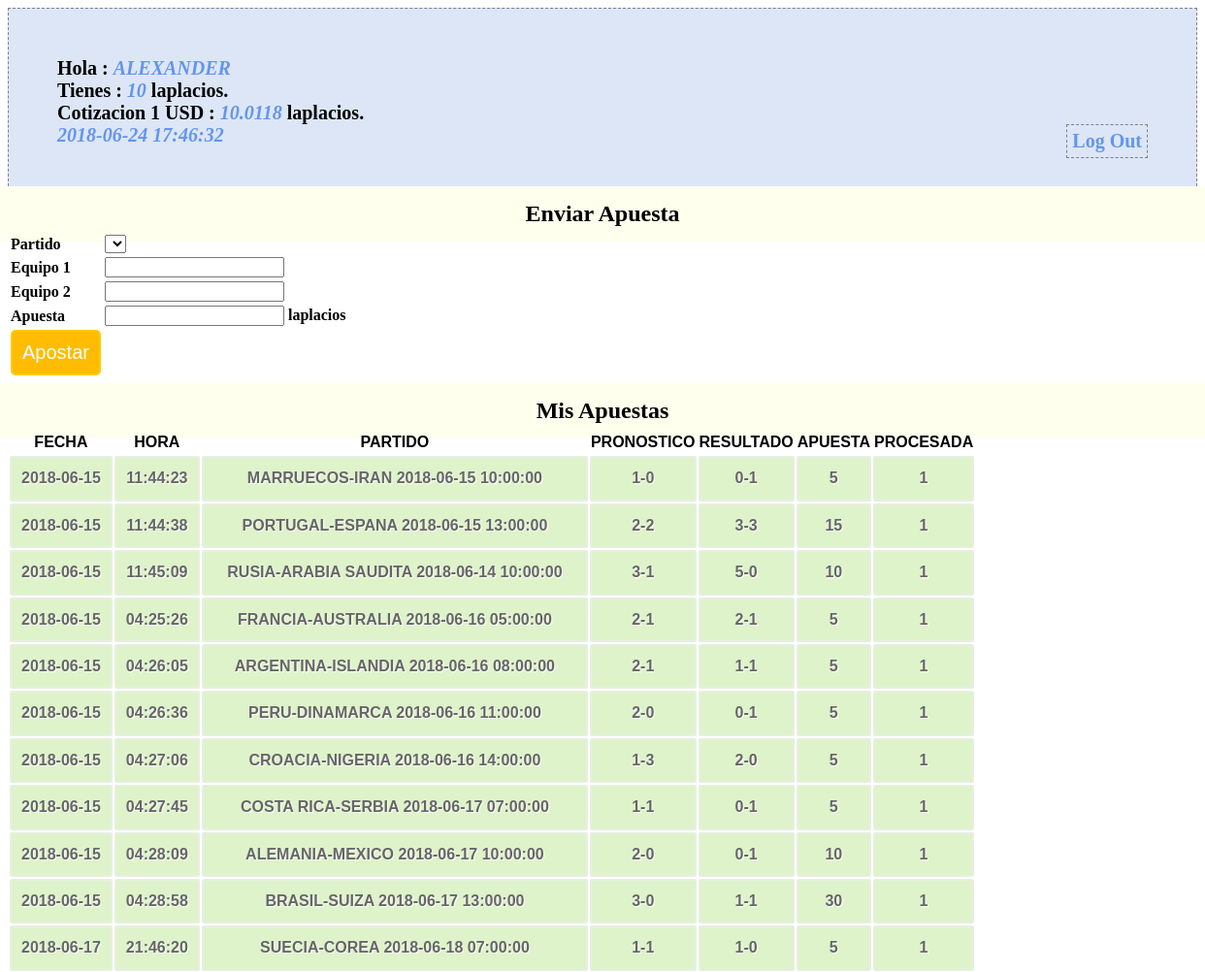
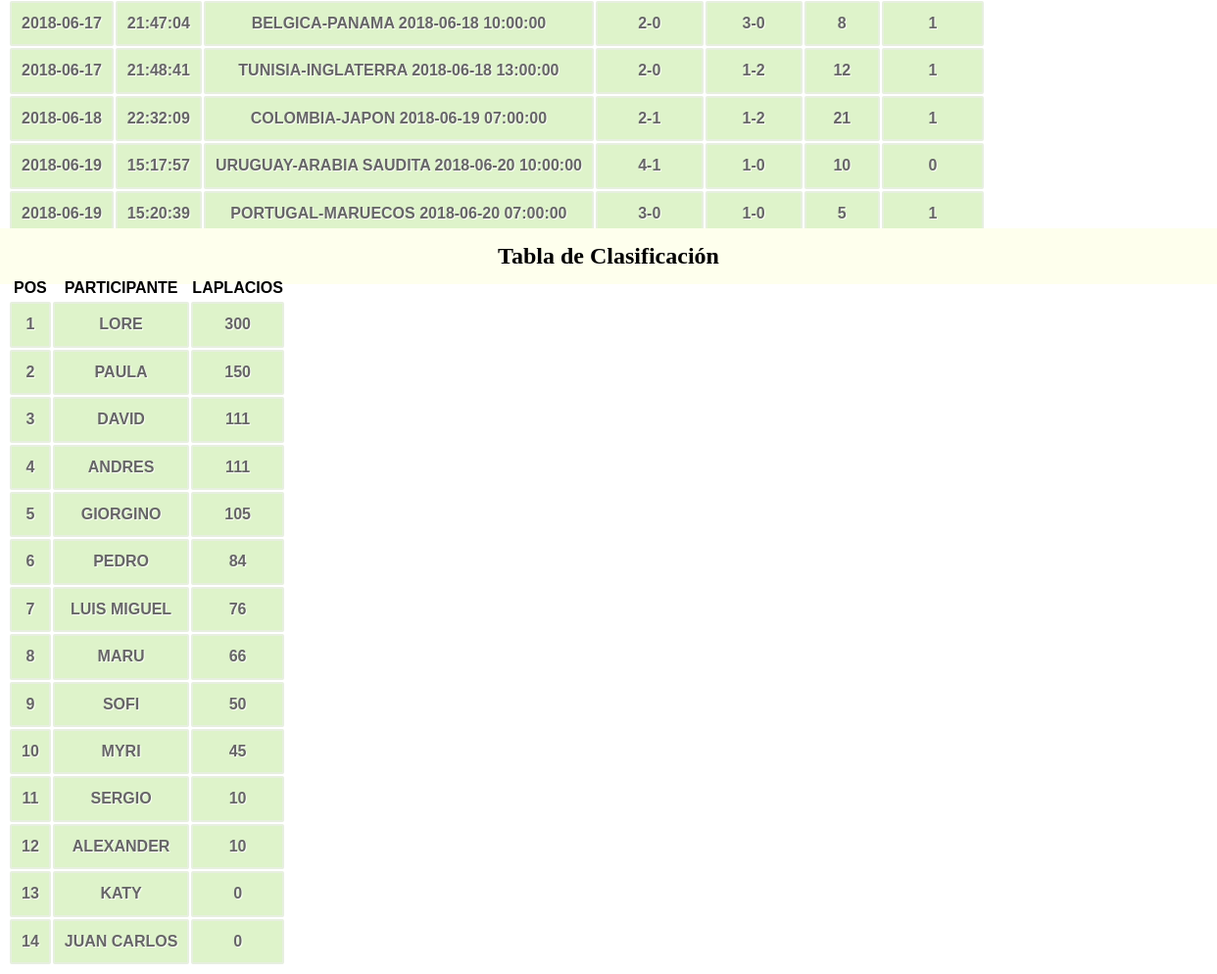
The page /profile.php (signed in) on the database its author committed (2 pictures, top to bottom).
### tables this page shows
CREATE TABLE `participantes` (
  `id_participante` bigint(20) unsigned NOT NULL AUTO_INCREMENT COMMENT 'id participante',
  `nombre` varchar(60) NOT NULL COMMENT 'nombre participante',
  `saldo` int(11) NOT NULL COMMENT 'valor del saldo',
  `passwd` varchar(10) NOT NULL,
  PRIMARY KEY (`id_participante`),
  UNIQUE KEY `id_participante` (`id_participante`)
);

CREATE TABLE `banco_central_laplacio` (
  `total_laplacios` int(11) NOT NULL,
  `total_dolares` int(11) NOT NULL,
  `reserva` int(11) NOT NULL,
  `impresos` int(11) NOT NULL,
  `cotizacion` float NOT NULL
);

CREATE TABLE `apuestas` (
  `id_apuesta` bigint(20) unsigned NOT NULL AUTO_INCREMENT,
  `id_participante` bigint(20) NOT NULL,
  `id_partido` bigint(20) NOT NULL,
  `apuesta_equipo_1` int(11) NOT NULL,
  `apuesta_equipo_2` int(11) NOT NULL,
  `apuesta_valor` int(11) NOT NULL,
  `apuesta_fecha` date NOT NULL,
  `apuesta_hora` time NOT NULL,
  `procesada` tinyint(1) DEFAULT NULL,
  PRIMARY KEY (`id_apuesta`),
  UNIQUE KEY `id_apuesta` (`id_apuesta`)
);

CREATE TABLE `partidos` (
  `id_partido` bigint(20) unsigned NOT NULL AUTO_INCREMENT,
  `equipo_1` varchar(50) NOT NULL,
  `equipo_2` varchar(50) NOT NULL,
  `fecha` date NOT NULL,
  `hora` time NOT NULL,
  `resultado_equipo_1` int(11) DEFAULT NULL,
  `resultado_equipo_2` int(11) DEFAULT NULL,
  `revisado` tinyint(1) DEFAULT NULL,
  PRIMARY KEY (`id_partido`),
  UNIQUE KEY `id_partido` (`id_partido`)
);

### conn.php (called while the page is built, shortened)
<?php
$connection = mysql_connect("localhost", "laplacios2018", "");
$user_check=$_SESSION['login_user'];
$ses_sql=mysql_query("select id_participante,nombre,saldo from participantes where nombre='$user_check'", $connection);
$row = mysql_fetch_assoc($ses_sql);
$login_session =$row['nombre'];
$login_id = $row['id_participante'];
$login_saldo = $row['saldo'];
?>

### session.php (called while the page is built, shortened)
<?php
require_once('conn.php');
$current_date = date('Y-m-d');
$current_time = date('H:i:s');
$bets_query=mysql_query("select * from apuestas where id_participante='$login_id'");
$leader_query= mysql_query("select nombre,saldo from participantes order by saldo desc");
$total_banco_prev_query = mysql_query("SELECT * FROM banco_central_laplacio WHERE 1");
$total_banco_prev_row = mysql_fetch_array($total_banco_prev_query);
?>

### profile.php (the view, shortened to what this page needs)
<?php
include('session.php');
?>
<!DOCTYPE html>
<html>
<head>
<link href="style.css" rel="stylesheet" type="text/css">
</head>
<body>
<div id="profile">
<b id="welcome">Hola : <i><?php echo $login_session;?></i></b><br/>
<b>Tienes : <i><?php echo $login_saldo;?></i> laplacios.</b><br/>
<b>Cotizacion 1 USD : <i><?php echo $total_banco_prev_row[4];?></i> laplacios.</b><br/>
<b><i><?php echo $current_date.' '.$current_time; ?></i>
<b id="logout"><a href="logout.php">Log Out</a></b>
</div>
<div>
  <h2>Enviar Apuesta</h2>
  <form id="form" name="form" method="post" action="">
  <table>
    <tr>
      <td>Partido</td>
      <td>
        <select name="id_partido">
          <?php
          echo "</select>";
          ?>
      </td>
    </tr>
    <tr>
      <td>Equipo 1</td>
      <td><input id="number" min="0" step="1" type="number" name="apuesta_equipo_1" /></td>
    </tr>
    <tr>
      <td>Equipo 2</td>
      <td><input id="number" min="0" step="1" type="number" name="apuesta_equipo_2" /></td>
    </tr>
    <tr>
      <td>Apuesta</td>
      <td><input id="number" min="0" step="1" type="number" name="apuesta_valor" /> laplacios</td>
    </tr>
    <tr>
      <td><input type="submit" name="submit" id="submit" value="Apostar" /></td>
    </tr>
  </table>
  </form>
</div>
<div class="">
  <h2>Mis Apuestas</h2>
  <table class="table1">
    <thead>
      <tr>
        <th>FECHA</th>
        <th>HORA</th>
        <th>PARTIDO</th>
        <th>PRONOSTICO</th>
        <th>RESULTADO</th>
        <th>APUESTA</th>
        <th>PROCESADA</th>
      </tr>
    </thead>
    <tbody>
    <?php
      while($bet = mysql_fetch_array($bets_query)){
        $g_query = mysql_query("select * from partidos where id_partido='$bet[2]'");
        $g_row = mysql_fetch_array($g_query);
        $match = $g_row[1].'-'.$g_row[2].' '.$g_row[3].' '.$g_row[4];
        $pron = $bet[3].'-'.$bet[4];
        $resultado = $g_row[5].'-'.$g_row[6];
        echo '<tr><td>'.$bet[6].'</td>'.'<td>'.$bet[7].'</td>'.'<td>'.$match.'</td>'.'<td>'.$pron.'</td><td>'.$resultado.'</td><td>'.$bet[5].'</td><td>'.$bet[8].'</td></tr>';
      }
    ?>
    </tbody>
  </table>
</div>
<div class="">
  <h2>Tabla de Clasificación</h2>
  <table class="table1">
    <thead>
      <tr>
        <th>POS</th>
        <th>PARTICIPANTE</th>
        <th>LAPLACIOS</th>
      </tr>
    </thead>
    <tbody>
      <?php
      $indice=1;
      while ($participant = mysql_fetch_array($leader_query)){
        echo '<tr><td>'.$indice.'</td><td>'.$participant[0].'</td><td>'.$participant[1].'</td></tr>';
        $indice = $indice+1;
      }
      ?>
    </tbody>
  </table>
</div>
</body>

### style.css (style rules this page uses)
h2 { background-color:#FEFFED; text-align:center; border-radius:10px 10px 0 0; margin:-10px -40px; padding:15px }
input[type=submit] { width:100%; background-color:#FFBC00; color:#fff; border:2px solid #FFCB00; padding:10px; font-size:20px; cursor:pointer; border-radius:5px; margin-bottom:15px }
#profile { padding:50px; border:1px dashed grey; font-size:20px; background-color:#DCE6F7 }
#logout { float:right; padding:5px; border:dashed 1px gray }
a { text-decoration:none; color:#6495ed }
i { color:#6495ed }
table.table1 { font-family: "Trebuchet MS", sans-serif; font-size: 16px; font-weight: bold; line-height: 1.4em; font-style: normal; border-collapse:separate; }
.table1 tbody td { padding:10px; text-align:center; background-color:#DEF3CA; border: 2px solid #E7EFE0; -moz-border-radius:2px; -webkit-border-radius:2px; border-radius:2px; color:#666; text-shadow:1px 1px 1px #fff; }

### rows shown on the page
participantes: nombre "ALEXANDER", saldo "10"
banco_central_laplacio: cotizacion "10.0118"
apuestas: apuesta_fecha "2018-06-15", apuesta_hora "11:44:23", id_partido.hora "MARRUECOS-IRAN 2018-06-15 10:00:00", pron "1-0", id_partido.resultado_equipo_2 "0-1", apuesta_valor "5", procesada "1"
apuestas: apuesta_fecha "2018-06-15", apuesta_hora "11:44:38", id_partido.hora "PORTUGAL-ESPANA 2018-06-15 13:00:00", pron "2-2", id_partido.resultado_equipo_2 "3-3", apuesta_valor "15", procesada "1"
apuestas: apuesta_fecha "2018-06-15", apuesta_hora "11:45:09", id_partido.hora "RUSIA-ARABIA SAUDITA 2018-06-14 10:00:00", pron "3-1", id_partido.resultado_equipo_2 "5-0", apuesta_valor "10", procesada "1"
apuestas: apuesta_fecha "2018-06-15", apuesta_hora "04:25:26", id_partido.hora "FRANCIA-AUSTRALIA 2018-06-16 05:00:00", pron "2-1", id_partido.resultado_equipo_2 "2-1", apuesta_valor "5", procesada "1"
apuestas: apuesta_fecha "2018-06-15", apuesta_hora "04:26:05", id_partido.hora "ARGENTINA-ISLANDIA 2018-06-16 08:00:00", pron "2-1", id_partido.resultado_equipo_2 "1-1", apuesta_valor "5", procesada "1"
apuestas: apuesta_fecha "2018-06-15", apuesta_hora "04:26:36", id_partido.hora "PERU-DINAMARCA 2018-06-16 11:00:00", pron "2-0", id_partido.resultado_equipo_2 "0-1", apuesta_valor "5", procesada "1"
apuestas: apuesta_fecha "2018-06-15", apuesta_hora "04:27:06", id_partido.hora "CROACIA-NIGERIA 2018-06-16 14:00:00", pron "1-3", id_partido.resultado_equipo_2 "2-0", apuesta_valor "5", procesada "1"
apuestas: apuesta_fecha "2018-06-15", apuesta_hora "04:27:45", id_partido.hora "COSTA RICA-SERBIA 2018-06-17 07:00:00", pron "1-1", id_partido.resultado_equipo_2 "0-1", apuesta_valor "5", procesada "1"
apuestas: apuesta_fecha "2018-06-15", apuesta_hora "04:28:09", id_partido.hora "ALEMANIA-MEXICO 2018-06-17 10:00:00", pron "2-0", id_partido.resultado_equipo_2 "0-1", apuesta_valor "10", procesada "1"
apuestas: apuesta_fecha "2018-06-15", apuesta_hora "04:28:58", id_partido.hora "BRASIL-SUIZA 2018-06-17 13:00:00", pron "3-0", id_partido.resultado_equipo_2 "1-1", apuesta_valor "30", procesada "1"
apuestas: apuesta_fecha "2018-06-17", apuesta_hora "21:46:20", id_partido.hora "SUECIA-COREA 2018-06-18 07:00:00", pron "1-1", id_partido.resultado_equipo_2 "1-0", apuesta_valor "5", procesada "1"
apuestas: apuesta_fecha "2018-06-17", apuesta_hora "21:47:04", id_partido.hora "BELGICA-PANAMA 2018-06-18 10:00:00", pron "2-0", id_partido.resultado_equipo_2 "3-0", apuesta_valor "8", procesada "1"
apuestas: apuesta_fecha "2018-06-17", apuesta_hora "21:48:41", id_partido.hora "TUNISIA-INGLATERRA 2018-06-18 13:00:00", pron "2-0", id_partido.resultado_equipo_2 "1-2", apuesta_valor "12", procesada "1"
apuestas: apuesta_fecha "2018-06-18", apuesta_hora "22:32:09", id_partido.hora "COLOMBIA-JAPON 2018-06-19 07:00:00", pron "2-1", id_partido.resultado_equipo_2 "1-2", apuesta_valor "21", procesada "1"
apuestas: apuesta_fecha "2018-06-19", apuesta_hora "15:17:57", id_partido.hora "URUGUAY-ARABIA SAUDITA 2018-06-20 10:00:00", pron "4-1", id_partido.resultado_equipo_2 "1-0", apuesta_valor "10", procesada "0"
apuestas: apuesta_fecha "2018-06-19", apuesta_hora "15:20:39", id_partido.hora "PORTUGAL-MARUECOS 2018-06-20 07:00:00", pron "3-0", id_partido.resultado_equipo_2 "1-0", apuesta_valor "5", procesada "1"
participantes: nombre "LORE", saldo "300"
participantes: nombre "PAULA", saldo "150"
participantes: nombre "DAVID", saldo "111"
participantes: nombre "ANDRES", saldo "111"
participantes: nombre "GIORGINO", saldo "105"
participantes: nombre "PEDRO", saldo "84"
participantes: nombre "LUIS MIGUEL", saldo "76"
participantes: nombre "MARU", saldo "66"
participantes: nombre "SOFI", saldo "50"
participantes: nombre "MYRI", saldo "45"
participantes: nombre "SERGIO", saldo "10"
participantes: nombre "KATY", saldo "0"
participantes: nombre "JUAN CARLOS", saldo "0"

### other values the page prints
$current_date "2018-06-24"
$current_time "17:46:32"
